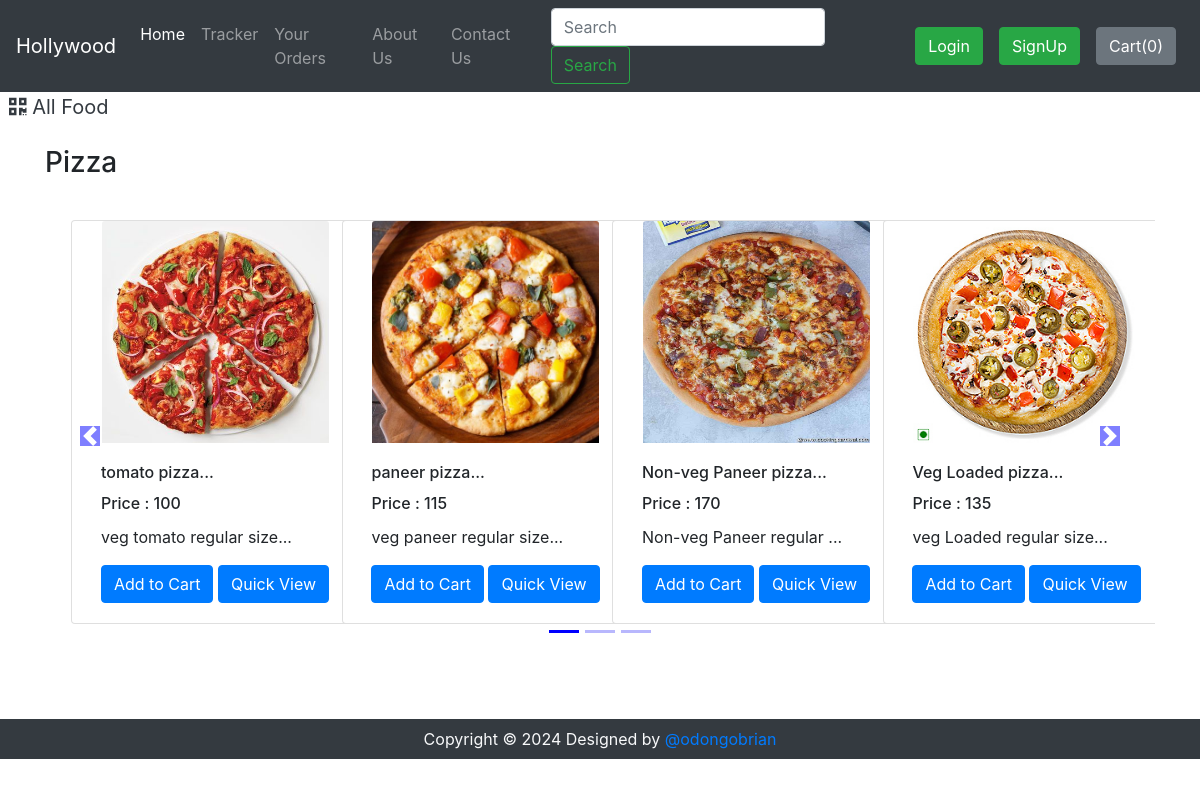
The page /shop/search/?search=Pizza on the database its author committed.
### shop/views.py (the view)
def search(request):
    query = request.GET.get('search')
    allProds = []
    catprods = Product.objects.values('category', 'id')
    cats = {item['category'] for item in catprods}
    for cat in cats:
        prodtemp = Product.objects.filter(category=cat)
        prod = [item for item in prodtemp if searchMatch(query, item)]
        n = len(prod)
        nSlides = n // 4 + ceil((n / 4) - (n // 4))
        if len(prod) != 0:
            allProds.append([prod, range(1, nSlides), nSlides])
    darshan = {'allProds': allProds, "msg": ""}
    if len(allProds) == 0 or len(query) < 3:
        darshan = {'msg': "No item available. Please make sure to enter relevant search query"}
    return render(request, 'shop/search.html', darshan)

### shop/views.py (called while the page is built)
def searchMatch(query, item):
    if query in item.desc.lower() or query in item.product_name.lower() or query in item.category.lower() or query in item.desc or query in item.product_name or query in item.category or query in item.desc.upper() or query in item.product_name.upper() or query in item.category.upper():
        return True
    else:
        return False

### shop/templates/shop/search.html (shortened to what this page needs)
{% extends 'shop/basic.html' %}
  {% block body %}
  {% load static %}
<div>&nbsp;
    <a href="/shop" class="active text-dark"  style="font-size:20px;">
      <i class="fas fa-qrcode"></i>
      <span>All Food</span>
    </a>
</div>
<div class="container" id="cont">
    {% for product, range, nSlides in allProds %}
    <h3 class="my-4">{{product.0.category}}</h3>
    <div class="row">
        <div id="demo{{forloop.counter}}" class="col carousel slide my-3" data-ride="carousel">
            <ul class="carousel-indicators">
                <li data-target="#demo{{forloop.counter}}" data-slide-to="0" class="active"></li>
                {% for i in range %}
                <li data-target="#demo{{forloop.parentloop.counter}}" data-slide-to="{{i}}"></li>
                {% endfor %}
            </ul>
            <div class="container carousel-inner no-padding">
                <div class="carousel-item active">
                    {% for i in product %}
                    <div class="col-xs-3 col-sm-3 col-md-3">
                        <div class="card align-items-center" style="width: 18rem;">
                            <img src='/media/{{i.image}}' class="card-img-top" alt="...">
                            <div class="card-body">
                                <h6 class="card-title" id="namepr{{i.id}}">{{i.product_name|slice:"0:20"}}...</h6>
                                 <h6 class="card-title" >Price : <span id="pricepr{{i.id}}">{{i.price}}</span></h6>
                                <p class="card-text">{{i.desc|slice:"0:23"}}...</p>
                                <span id="divpr{{i.id}}" class="divpr">
                                    <button id="pr{{i.id}}" class="btn btn-primary cart">Add to Cart</button>
                                </span>
                                <a href="/shop/productView/{{i.id}}"> <button id="qv{{i.id}}" class="btn btn-primary cart">Quick View</button> </a>
                            </div>
                        </div>
                    </div>
                    {% if forloop.counter|divisibleby:4 and forloop.counter > 0 and not forloop.last %}
                </div>
                    {% endif %}
                    {% endfor %}
            </div>
        </div>
        <a class="carousel-control-prev" href="#demo{{forloop.counter}}" data-slide="prev">
            <span class="carousel-control-prev-icon"></span>
        </a>
        <a class="carousel-control-next" href="#demo{{forloop.counter}}" data-slide="next">
            <span class="carousel-control-next-icon"></span>
        </a>
    </div>
    {% endfor %}
</div>
{% endblock %}

### shop/templates/shop/basic.html (shortened to what this page needs)
<!doctype html>
<html lang="en">
  <head>
    <link rel="stylesheet" href="https://stackpath.bootstrapcdn.com/bootstrap/4.2.1/css/bootstrap.min.css">
    <link rel="stylesheet" href="https://stackpath.bootstrapcdn.com/bootstrap/4.3.1/css/bootstrap.min.css">
    <link rel="stylesheet" href="https://use.fontawesome.com/releases/v5.8.2/css/all.css">
  </head>
  <body>
    <nav class="navbar navbar-expand-lg navbar-dark bg-dark">
      <a class="navbar-brand" href="/shop">Hollywood</a>
      <div class="collapse navbar-collapse" id="navbarSupportedContent">
        <ul class="navbar-nav mr-auto">
          <li class="nav-item active">
            <a class="nav-link" href="/shop">Home <span class="sr-only">(current)</span></a>
          </li>
          <li class="nav-item">
            <a class="nav-link" href="/shop/tracker">Tracker</a>
          </li>
          <li class="nav-item">
            <a class="nav-link" href="/shop/orderView/">Your Orders</a>
          </li>
          <li class="nav-item">
            <a class="nav-link" href="/shop/about">About Us</a>
          </li>
          <li class="nav-item">
            <a class="nav-link" href="/shop/contact">Contact Us</a>
          </li>
        </ul>
        <form method="get" action="/shop/search" class="form-inline my-2 my-lg-0 mx-3">
          <input class="form-control mr-sm-2" type="search" name="search" id="search" placeholder="Search" aria-label="Search" required>
          <button class="btn btn-outline-success my-2 my-sm-0" type="submit">Search</button>
        </form>
        {% if user.is_authenticated %}
        <ul class="navbar-nav mr-2">
          <li class="nav-item dropdown">
            <a class="nav-link dropdown-toggle" href='#' id="navbarDropdown" role="button" data-toggle="dropdown"> Welcome {{request.user}}</a>
            <div class="dropdown-menu" aria-labelledby="navbarDropdown">
              <a class="dropdown-item" href="/shop/logout/">Logout</a>
            </div>
          </li>
        </ul>
        {% else %}
        <button type="button" class="btn btn-success mx-2" data-toggle="modal" data-target="#loginModal">Login</button>
        <button type="button" class="btn btn-success mx-2" data-toggle="modal" data-target="#signupModal">SignUp</button>
        {% endif %}
        <button type="button" class="btn btn-secondary mx-2" id="popcart" data-container="body" data-html="true" data-toggle="popover" title="MyCart" data-placement="bottom" data-content="Bottom popover">
          Cart(<span id="cart">0</span>)
        </button>
      </div>
    </nav>
    {% block body %} {% endblock %}
    <div class="footer container-fluid bg-dark text-light">
        <p class="text-center py-2 mb-0">Copyright © 2024 Designed by <a href="https://github.com/odongo-brian" target="_blank" rel="noopener noreferrer">@odongobrian</a></p>
    </div>
  </body>
</html>

### rows shown on the page
Product: category "Pizza", image (picture), product_name "tomato pizza", price "100", desc "veg tomato regular size"
Product: image (picture), product_name "paneer pizza", price "115", desc "veg paneer regular size"
Product: image (picture), product_name "Non-veg Paneer pizza", price "170", desc "Non-veg Paneer regular"
Product: image (picture), product_name "Veg Loaded pizza", price "135", desc "veg Loaded regular size"
